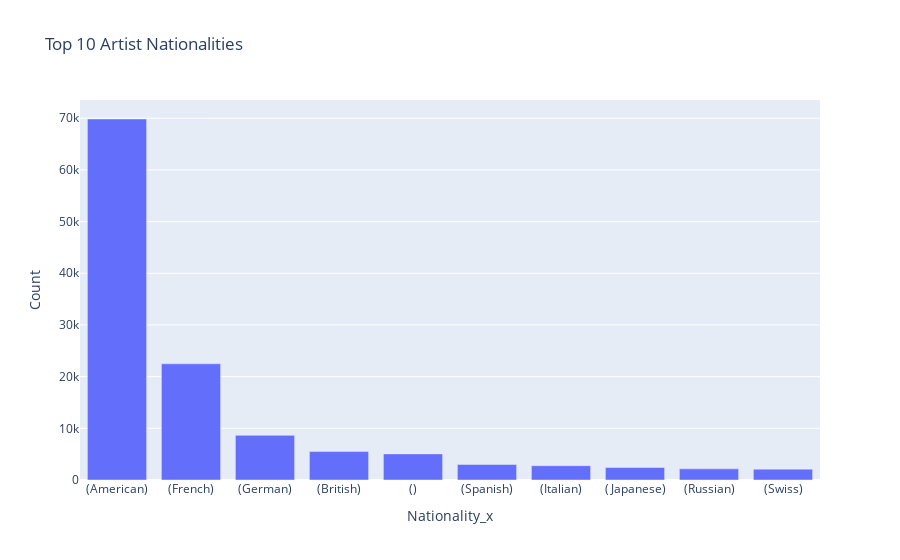
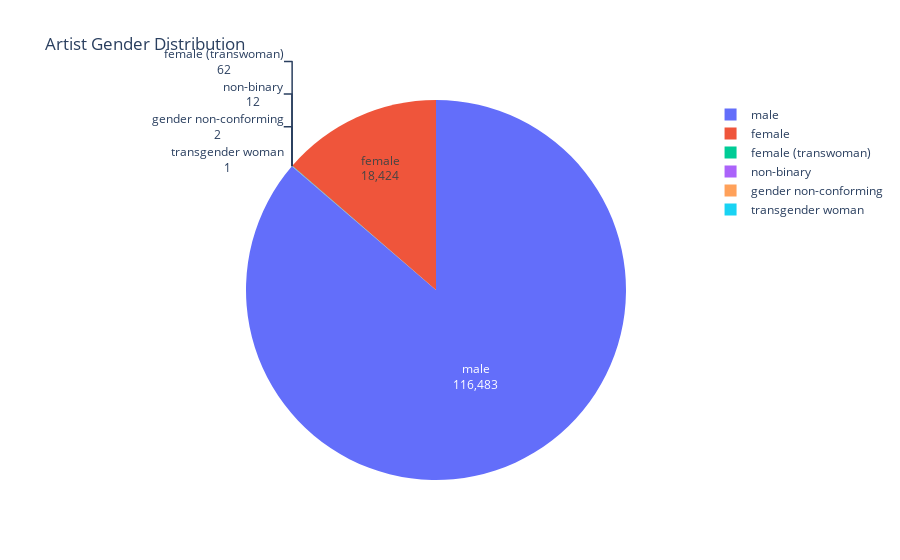
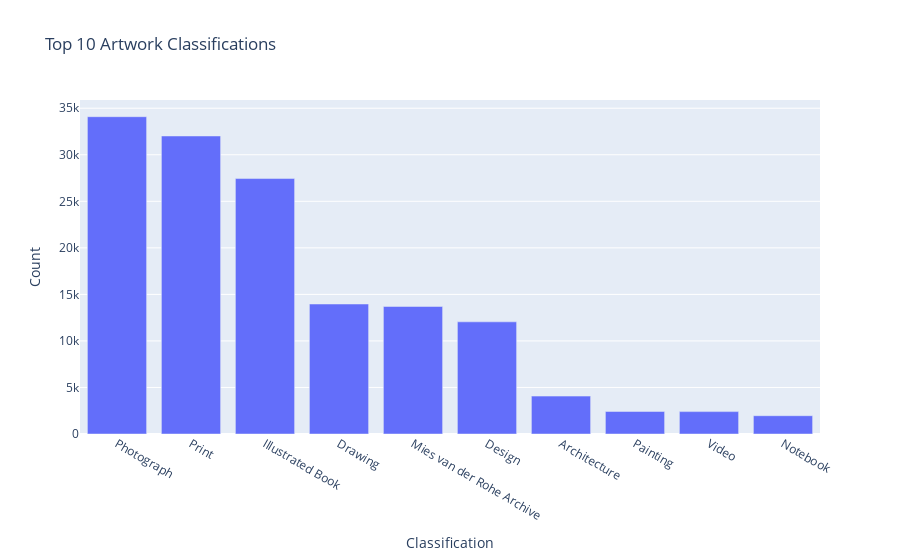
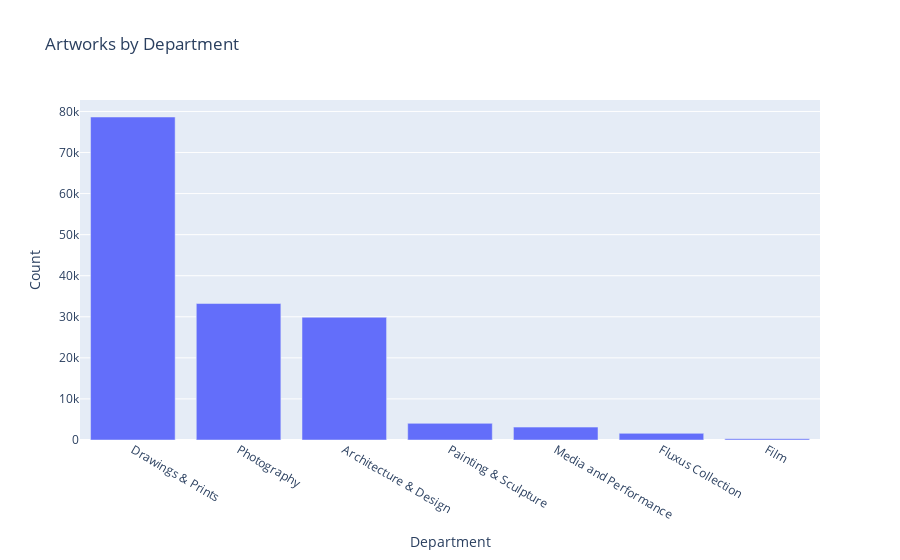

The notebook cell these images were saved under, in order:
### Code cell
import plotly.express as px

# 1. Number of unique artists (display as a simple text)
from IPython.display import display, Markdown
display(Markdown(f"**Unique Artists:** {num_unique_artists}"))

# 2. Top 10 Nationalities (interactive bar chart)
fig = px.bar(top_nationalities, 
             x=top_nationalities.index, 
             y=top_nationalities.values, 
             labels={'x': 'Nationality', 'y': 'Count'},
             title='Top 10 Artist Nationalities')
fig.show()

# 3. Gender Counts (interactive pie chart with count labels)
fig = px.pie(
    names=gender_counts.index,
    values=gender_counts.values,
    title='Artist Gender Distribution',
    hole=0,  # full pie
)
fig.update_traces(textinfo='label+value')  # Show label and count (not percent)
fig.show()

# 4. Top 10 Classifications (interactive bar chart)
fig = px.bar(top_classifications, 
             x=top_classifications.index, 
             y=top_classifications.values, 
             labels={'x': 'Classification', 'y': 'Count'},
             title='Top 10 Artwork Classifications')
fig.show()

# 5. Department Counts (interactive bar chart)
fig = px.bar(department_counts, 
             x=department_counts.index, 
             y=department_counts.values, 
             labels={'x': 'Department', 'y': 'Count'},
             title='Artworks by Department')
fig.show()

# 6. Acquisition Trends by Year (interactive line chart)
fig = px.line(x=acquisition_trends.sort_index().index, 
              y=acquisition_trends.sort_index().values, 
              labels={'x': 'Year', 'y': 'Number of Acquisitions'},
              title='Artworks Acquired per Year')
fig.show()

# 7. Top 10 Artists by Number of Artworks (interactive bar chart)
fig = px.bar(top_artists, 
             x=top_artists.index, 
             y=top_artists.values, 
             labels={'x': 'Artist', 'y': 'Count'},
             title='Top 10 Artists by Number of Artworks')
fig.show()

# 8. Number of Artworks on Display (display as a simple text)
display(Markdown(f"**Artworks on Display:** {num_on_display}"))

### Figure 1 — Plotly figure (JSON) as saved in the notebook; plotly's stock layout.template omitted (floating-point values rounded to 4 significant figures)
{"data": [{"alignmentgroup": "True", "hovertemplate": "Nationality_x=%{x}<br>Count=%{y}<extra></extra>", "legendgroup": "", "marker": {"color": "#636efa", "pattern": {"shape": ""}}, "name": "", "offsetgroup": "", "orientation": "v", "showlegend": false, "textposition": "auto", "type": "bar", "x": ["(American)", "(French)", "(German)", "(British)", "()", "(Spanish)", "(Italian)", "(Japanese)", "(Russian)", "(Swiss)"], "xaxis": "x", "y": [69853, 22491, 8635, 5506, 5055, 2997, 2766, 2417, 2157, 2102], "yaxis": "y"}], "layout": {"barmode": "relative", "legend": {"tracegroupgap": 0}, "title": {"text": "Top 10 Artist Nationalities"}, "xaxis": {"anchor": "y", "domain": [0, 1], "title": {"text": "Nationality_x"}}, "yaxis": {"anchor": "x", "domain": [0, 1], "title": {"text": "Count"}}}}

### Figure 2 — Plotly figure (JSON) as saved in the notebook; plotly's stock layout.template omitted (floating-point values rounded to 4 significant figures)
{"data": [{"domain": {"x": [0, 1], "y": [0, 1]}, "hole": 0, "hovertemplate": "label=%{label}<br>value=%{value}<extra></extra>", "labels": ["male", "female", "female (transwoman)", "non-binary", "gender non-conforming", "transgender woman"], "legendgroup": "", "name": "", "showlegend": true, "textinfo": "label+value", "type": "pie", "values": [116483, 18424, 62, 12, 2, 1]}], "layout": {"legend": {"tracegroupgap": 0}, "title": {"text": "Artist Gender Distribution"}}}

### Figure 3 — Plotly figure (JSON) as saved in the notebook; plotly's stock layout.template omitted (floating-point values rounded to 4 significant figures)
{"data": [{"alignmentgroup": "True", "hovertemplate": "Classification=%{x}<br>Count=%{y}<extra></extra>", "legendgroup": "", "marker": {"color": "#636efa", "pattern": {"shape": ""}}, "name": "", "offsetgroup": "", "orientation": "v", "showlegend": false, "textposition": "auto", "type": "bar", "x": ["Photograph", "Print", "Illustrated Book", "Drawing", "Mies van der Rohe Archive", "Design", "Architecture", "Painting", "Video", "Notebook"], "xaxis": "x", "y": [34090, 32018, 27444, 13967, 13702, 12050, 4072, 2419, 2406, 1965], "yaxis": "y"}], "layout": {"barmode": "relative", "legend": {"tracegroupgap": 0}, "title": {"text": "Top 10 Artwork Classifications"}, "xaxis": {"anchor": "y", "domain": [0, 1], "title": {"text": "Classification"}}, "yaxis": {"anchor": "x", "domain": [0, 1], "title": {"text": "Count"}}}}

### Figure 4 — Plotly figure (JSON) as saved in the notebook; plotly's stock layout.template omitted (floating-point values rounded to 4 significant figures)
{"data": [{"alignmentgroup": "True", "hovertemplate": "Department=%{x}<br>Count=%{y}<extra></extra>", "legendgroup": "", "marker": {"color": "#636efa", "pattern": {"shape": ""}}, "name": "", "offsetgroup": "", "orientation": "v", "showlegend": false, "textposition": "auto", "type": "bar", "x": ["Drawings & Prints", "Photography", "Architecture & Design", "Painting & Sculpture", "Media and Performance", "Fluxus Collection", "Film"], "xaxis": "x", "y": [78650, 33230, 29890, 4050, 3138, 1619, 304], "yaxis": "y"}], "layout": {"barmode": "relative", "legend": {"tracegroupgap": 0}, "title": {"text": "Artworks by Department"}, "xaxis": {"anchor": "y", "domain": [0, 1], "title": {"text": "Department"}}, "yaxis": {"anchor": "x", "domain": [0, 1], "title": {"text": "Count"}}}}
